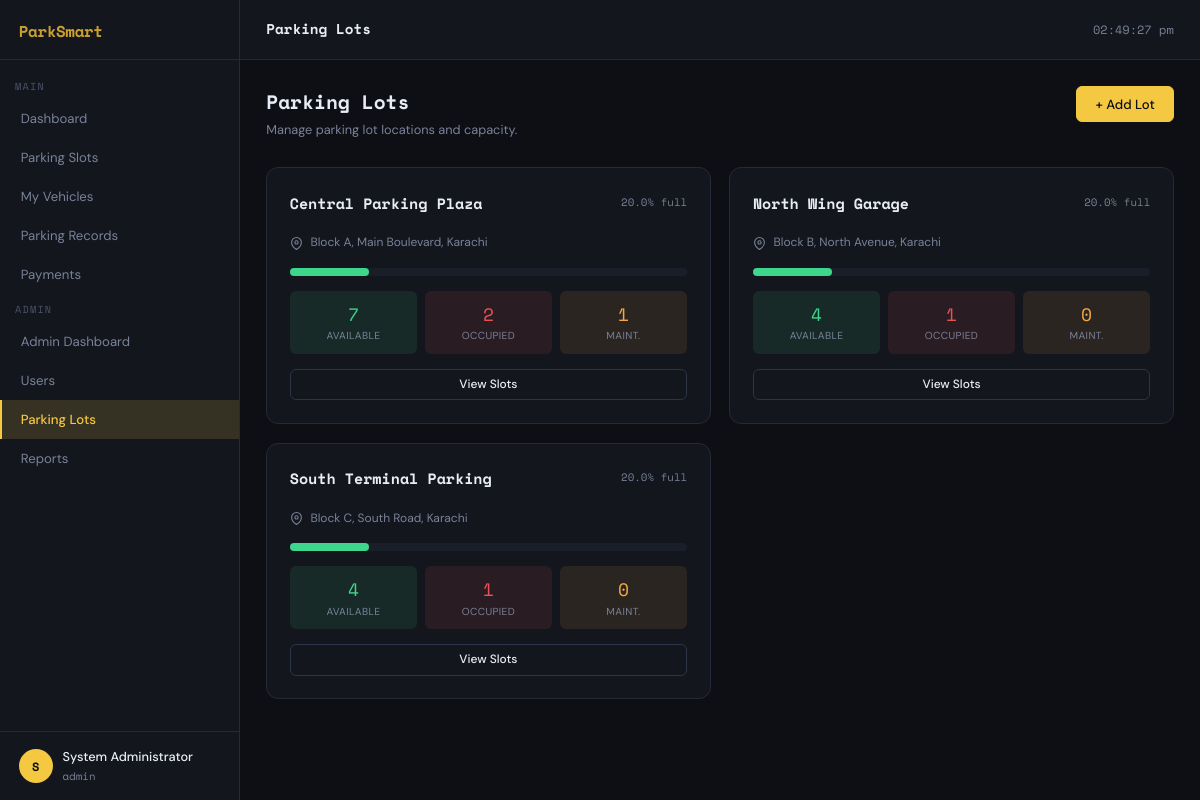
Page /views/admin/lots.php (signed in) on the committed database.
### tables this page shows
CREATE TABLE parking_lots (
    lotID       INT AUTO_INCREMENT PRIMARY KEY,
    lotName     VARCHAR(100) NOT NULL,
    capacity    INT NOT NULL CHECK (capacity > 0),
    location    VARCHAR(200) NOT NULL,
    createdAt   DATETIME DEFAULT CURRENT_TIMESTAMP
);

### config/database.php (called while the page is built, shortened)
<?php
function getDB(): PDO {
    static $pdo = null;
    if ($pdo === null) {
        $dsn = "mysql:host=" . DB_HOST . ";dbname=" . DB_NAME . ";charset=" . DB_CHARSET;
        $options = [
            PDO::ATTR_ERRMODE            => PDO::ERRMODE_EXCEPTION,
            PDO::ATTR_DEFAULT_FETCH_MODE => PDO::FETCH_ASSOC,
            PDO::ATTR_EMULATE_PREPARES   => false,
        ];
        try {
            $pdo = new PDO($dsn, DB_USER, DB_PASS, $options);
        } catch (PDOException $e) {
            http_response_code(500);
            die(json_encode(['success' => false, 'message' => 'Database connection failed.']));
        }
    }
    return $pdo;
}
function esc(string $str): string {
    return htmlspecialchars($str, ENT_QUOTES, 'UTF-8');
}

### models/ParkingSlot.php (called while the page is built, shortened)
<?php
require_once __DIR__ . '/../config/database.php';
class ParkingSlot {
    private PDO $db;
    public function __construct() {
        $this->db = getDB();
    }
    public function getSlotOverview(): array {
        $stmt = $this->db->query("SELECT * FROM vw_slot_overview");
        return $stmt->fetchAll();
    }
}

### views/admin/lots.php (the view, shortened to what this page needs)
<?php
require_once __DIR__ . '/../../auth/auth.php';
require_once __DIR__ . '/../../models/ParkingSlot.php';
require_once __DIR__ . '/../../includes/layout.php';
$ps   = new ParkingSlot();
$overview = $ps->getSlotOverview();
?>
<div class="page-header">
  <div class="page-header-left">
    <h1>Parking Lots</h1>
    <p>Manage parking lot locations and capacity.</p>
  </div>
  <div class="page-header-actions">
    <button class="btn btn-primary" onclick="Modal.open('modal-add-lot')">+ Add Lot</button>
  </div>
</div>
<div style="display:grid;grid-template-columns:repeat(auto-fill,minmax(300px,1fr));gap:1.25rem">
<?php foreach ($overview as $lot): ?>
<div class="card">
  <div class="card-header">
    <div class="card-title" style="font-size:1rem"><?= esc($lot['lotName']) ?></div>
    <span style="font-size:.72rem;color:var(--text-muted);font-family:var(--font-mono)"><?= $lot['occupancyRate'] ?>% full</span>
  </div>
  <div style="font-size:.8rem;color:var(--text-muted);margin-bottom:1rem">
    <svg viewBox="0 0 24 24" fill="none" stroke="currentColor" stroke-width="2" width="13" height="13" style="vertical-align:middle;margin-right:.3rem"><path d="M21 10c0 7-9 13-9 13s-9-6-9-13a9 9 0 0 1 18 0z"/><circle cx="12" cy="10" r="3"/></svg>
    <?= esc($lot['lotLocation']) ?>
  </div>
  <div style="background:var(--bg-surface);border-radius:var(--radius);height:8px;margin-bottom:1rem">
    <div style="height:100%;width:<?= $lot['occupancyRate'] ?>%;background:<?= $lot['occupancyRate']>80?'var(--danger)':($lot['occupancyRate']>50?'var(--warning)':'var(--success)') ?>;border-radius:var(--radius)"></div>
  </div>
  <div style="display:grid;grid-template-columns:repeat(3,1fr);gap:.5rem;text-align:center">
    <div style="background:rgba(61,214,140,.1);padding:.6rem;border-radius:var(--radius)">
      <div style="font-family:var(--font-mono);font-size:1.2rem;color:var(--success)"><?= $lot['availableSlots'] ?></div>
      <div style="font-size:.68rem;color:var(--text-muted);text-transform:uppercase;letter-spacing:.04em">Available</div>
    </div>
    <div style="background:rgba(232,82,82,.1);padding:.6rem;border-radius:var(--radius)">
      <div style="font-family:var(--font-mono);font-size:1.2rem;color:var(--danger)"><?= $lot['occupiedSlots'] ?></div>
      <div style="font-size:.68rem;color:var(--text-muted);text-transform:uppercase;letter-spacing:.04em">Occupied</div>
    </div>
    <div style="background:rgba(245,167,66,.1);padding:.6rem;border-radius:var(--radius)">
      <div style="font-family:var(--font-mono);font-size:1.2rem;color:var(--warning)"><?= $lot['maintenanceSlots'] ?></div>
      <div style="font-size:.68rem;color:var(--text-muted);text-transform:uppercase;letter-spacing:.04em">Maint.</div>
    </div>
  </div>
  <div style="margin-top:1rem;display:flex;gap:.5rem">
    <a href="<?= APP_URL ?>/views/slots/index.php?lot=<?= $lot['lotID'] ?>" class="btn btn-outline btn-sm" style="flex:1">View Slots</a>
  </div>
</div>
<?php endforeach; ?>
</div>

### assets/css/style.css (style rules this page uses)
:root { --bg: #0d0f14; --bg-card: #13161d; --bg-surface: #1a1e28; --bg-hover: #1f2433; --border: #252a38; --border-lt: #2e3448; --accent: #f5c842; --accent-dim: #c9a02e; --accent-glow:rgba(245,200,66,.15); --danger: #e85252; --success: #3dd68c; --warning: #f5a742; --info: #4a9eff; --text: #e8ecf4; --text-muted: #7a8299; --text-dim: #4a5168; --font-mono: 'Space Mono', monospace; --font-body: 'DM Sans', sans-serif; --radius: 6px; --radius-lg: 12px; --sidebar-w: 240px; --header-h: 60px; --shadow: 0 4px 24px rgba(0,0,0,.4); --shadow-sm: 0 2px 8px rgba(0,0,0,.3); }
*, *::before, *::after { box-sizing: border-box; margin: 0; padding: 0; }
html { font-size: 15px; scroll-behavior: smooth; }
body { font-family: var(--font-body); background: var(--bg); color: var(--text); min-height: 100vh; line-height: 1.6; -webkit-font-smoothing: antialiased; }
a { color: var(--accent); text-decoration: none; }
.btn { display: inline-flex; align-items: center; justify-content: center; gap: .4rem; padding: .55rem 1.2rem; border-radius: var(--radius); font-family: var(--font-body); font-size: .88rem; font-weight: 500; cursor: pointer; border: 1px solid transparent; transition: all .18s; white-space: nowrap; text-decoration: none; }
.btn-primary { background: var(--accent); color: var(--bg); border-color: var(--accent); }
.btn-outline { background: transparent; color: var(--text); border-color: var(--border-lt); }
.btn-sm { padding: .35rem .8rem; font-size: .8rem; }
.card { background: var(--bg-card); border: 1px solid var(--border); border-radius: var(--radius-lg); padding: 1.5rem; }
.card-header { display: flex; align-items: center; justify-content: space-between; margin-bottom: 1.25rem; }
.card-title { font-family: var(--font-mono); font-size: .9rem; color: var(--text); font-weight: 700; display: flex; align-items: center; gap: .5rem; }
.page-header { display: flex; align-items: flex-start; justify-content: space-between; margin-bottom: 1.75rem; gap: 1rem; flex-wrap: wrap; }
.page-header-left h1 { font-family: var(--font-mono); font-size: 1.3rem; font-weight: 700; color: var(--text); margin-bottom: .2rem; }
.page-header-left p { font-size: .85rem; color: var(--text-muted); }
.page-header-actions { display: flex; gap: .65rem; flex-wrap: wrap; }

### rows in the picture
parking_lots: lotName "Central Parking Plaza", occupancyRate "20.0", lotLocation "Block A, Main Boulevard, Karachi", availableSlots "7", occupiedSlots "2", maintenanceSlots "1"
parking_lots: lotName "North Wing Garage", occupancyRate "20.0", lotLocation "Block B, North Avenue, Karachi", availableSlots "4", occupiedSlots "1", maintenanceSlots "0"
parking_lots: lotName "South Terminal Parking", occupancyRate "20.0", lotLocation "Block C, South Road, Karachi", availableSlots "4", occupiedSlots "1", maintenanceSlots "0"

### other values in the picture
$item['label'] "Dashboard"
$item['label'] "Parking Slots"
$item['label'] "My Vehicles"
$item['label'] "Parking Records"
$item['label'] "Payments"
$item['label'] "Admin Dashboard"
$item['label'] "Users"
$item['label'] "Parking Lots"
$item['label'] "Reports"
$initial "S"
$user['name'] "System Administrator"
$user['role'] "admin"
$title "Parking Lots"
